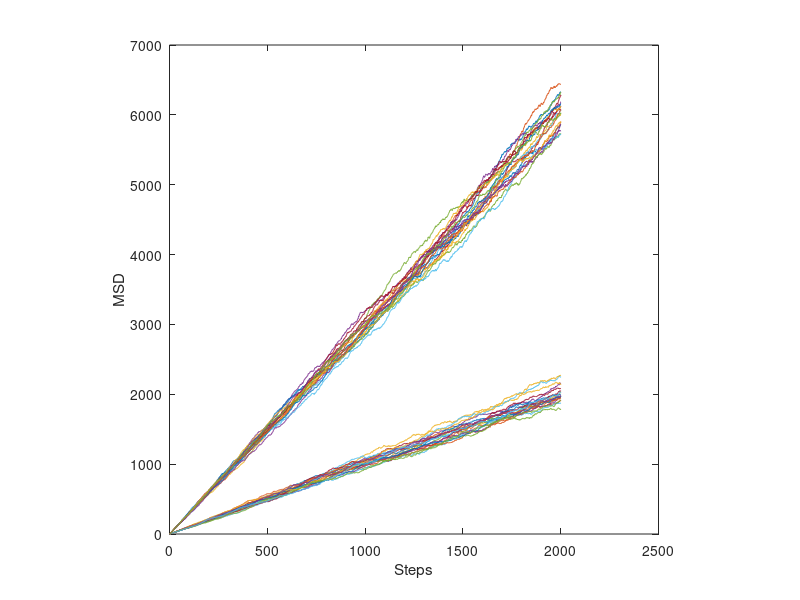

Write MATLAB code to recreate this figure. (Note: this script raises an error after producing the figure.)
%% 1D
clc, clearvars, close all

% Random walks of N particles starting at position 0. Each random walk is
% done in T generations with +/- jumps of distance L.

% Parameters
L = 1;      % Step distance
% M = 1;      % Number of simulations
N = 500;    % Number of particles
T = 2000;   % Number of steps

X = zeros(N, T + 1); % Allocation (Initial positions at 0)
MSD = zeros(1, T + 1);

for m = 1: 20           % Several simulations (to check MSD behavior)
    for t = 1: T

        P = rand(N, 1); % Probability distribution
        X(:, t+ 1) = X(:, t) + L*(P<=0.5) - L*(P>0.5);
        MSD(t + 1) = mean((X(:, t + 1)).^2);
    end
    plot(MSD)
    hold on             % Several simulations (to check MSD behavior)
end


axis square

D = max(MSD)/2/T; % Estimation of the diffusion coefficient.
xlabel('Steps')
ylabel('MSD')
% (A.15)MSD = 2*D*t

%% 3D
clc, clearvars, close all

% Random walks of N particles starting at position (0, 0, 0). Each random
% walk is done in T generations with +/- 3D jumps of distance Lx, Ly, or
% Lz.

% Parameters
L = 1;
Lx = L;          % Jump distance
Ly = L;
Lz = L;

N = 500;         % Number of particles
T = 2000;       % Number of jumps

X = zeros(N, T + 1);  
Y = zeros(N, T + 1);
Z = zeros(N, T + 1);

MSD = zeros(1, T + 1);

for m = 1: 20           % Several simulations (to check MSD behavior)
    for t = 1: T
        Px = rand(N, 1); % Probability distribution (x component)
        Py = rand(N, 1);    % ''    ''  (y component)
        Pz = rand(N, 1); %  ''      ''      (z component)

        % x components
        X(:, t+ 1)= X(:, t) + Lx*(Px<=0.5) - Lx*(Px>0.5);

        % y components
        Y(:, t+ 1)= Y(:, t) + Ly*(Py<=0.5) - Ly*(Py>0.5);

        % z components
        Z(:, t+ 1)= Z(:, t) + Lz*(Pz<=0.5) - Lz*(Pz>0.5);


        MSD(t + 1) = mean((X(:, t + 1)).^2 + (Y(:, t + 1)).^2+ ...
            (Z(:, t + 1)).^2);

    end
    plot(MSD)
    hold on         % Several simulations (to check MSD behavior)
end

%%
vid = VideoWriter('brownian3D'); 
open(vid)
for t = 1: T

            scatter3(X(:, t), Y(:, t), Z(:, t))
            axis([-100 100 -100 100 -100 100])
            xlabel('x')
            ylabel('y')
            zlabel('z')
            axis square
            drawnow 
            frame = getframe(gcf);
            writeVideo(vid, frame);

end
close(vid)


